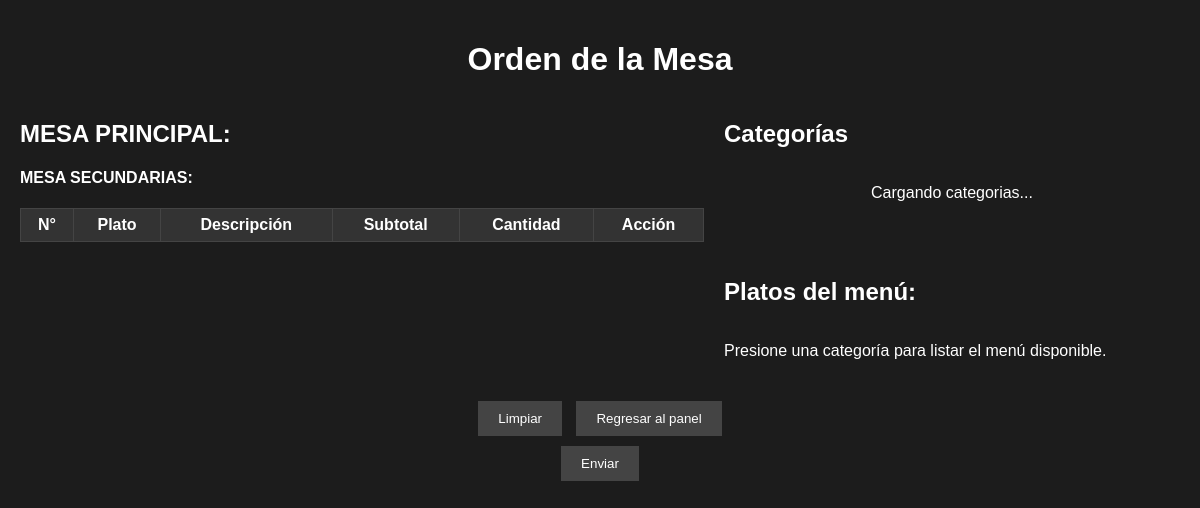
Before: /src/ModuloServicio/UCgenerarPedidoPlato/indexOrdenMesa.php with the older database file.
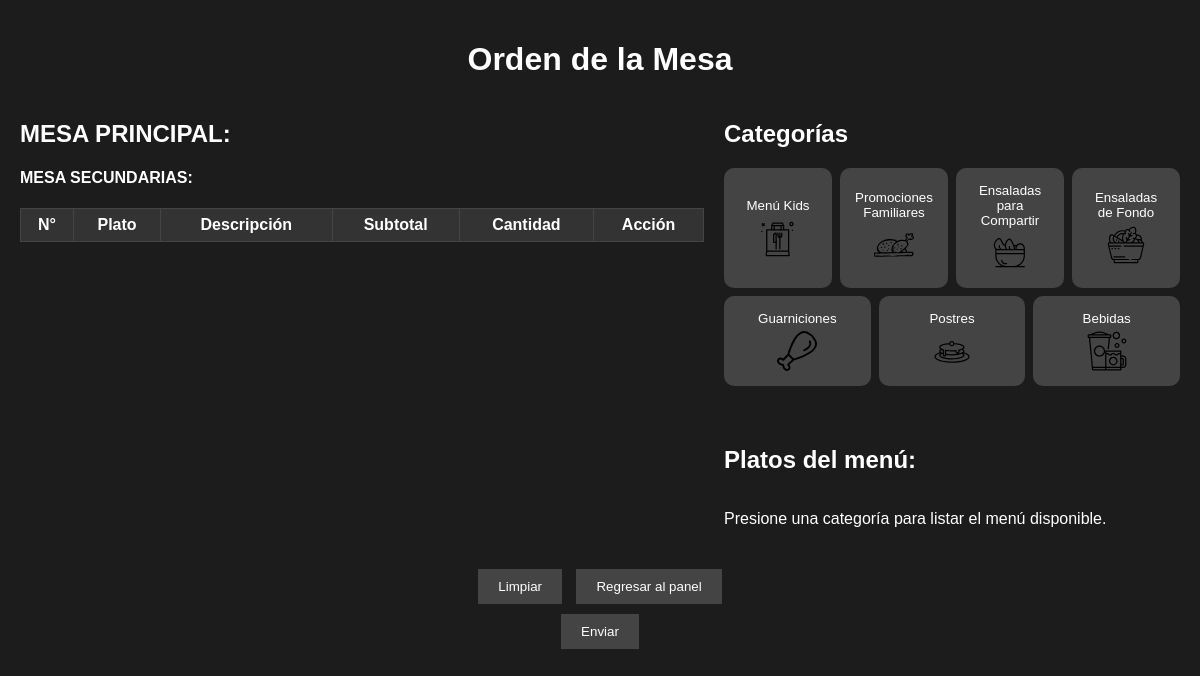
After: the same page with the newer database file.
### tables this page shows
CREATE TABLE `categorias` (
  `idTipoMenu` int NOT NULL AUTO_INCREMENT,
  `tipoNombre` varchar(50) NOT NULL,
  PRIMARY KEY (`idTipoMenu`)
);

### src/ModuloServicio/UCgenerarPedidoPlato/indexOrdenMesa.php (called while the page is built, shortened)
<?php
include_once($_SERVER['DOCUMENT_ROOT'] . '/src/ModuloServicio/UCgenerarPedidoPlato/ordenMesa.php');
include_once($_SERVER['DOCUMENT_ROOT'] . '/src/modelo/Categoria.php');
$idControl = $_GET['idControl'] ?? null;
$idMesa = $_GET['idMesa'] ?? null;
$idOrden = $_GET['orden'] ?? null;
$menu = null;
$ordenArray = null;
$arraySec = $_GET['mesasSecundarias'] ?? null;
$categoriaObject = new Categoria();
$categoria = $categoriaObject->obtenerCategoria();
$ordenMesaObject = new ordenMesa();
$ordenMesaObject->ordenMesaShow($categoria, $menu, $idControl, $idMesa, $ordenArray, $idOrden, $arraySec);

### src/modelo/conexion.php (called while the page is built, shortened)
<?php
class Conexion
{
    private $host = "localhost";
    private $user = "root";
    private $password = "12345678";
    private $database = "bdrestaurante";
    private $conexion;
    public function conectar()
    {
        if ($this->conexion == null) {
            $this->conexion = mysqli_connect($this->host, $this->user, $this->password, $this->database);
        }
        return $this->conexion;
    }
    public function desconectar()
    {
        if ($this->conexion != null) {
            $this->conexion = null;
        }
    }
}

### src/modelo/Categoria.php (called while the page is built, shortened)
<?php
require_once("conexion.php");
class Categoria extends conexion
{
    public function obtenerCategoria()
    {
        $sql = "SELECT * FROM categorias";
        $respuesta = $this->conectar()->query($sql);
        if ($respuesta->num_rows == 0) {
            return null;
        }
        return $respuesta;
    }
}
?>

### src/ModuloServicio/UCgenerarPedidoPlato/ordenMesa.php (the view, shortened to what this page needs)
<?php
class ordenMesa
{
    function ordenMesaShow($categoria = null, $menu = null, $idControl = null, $idMesa = null, $orden = null, $idOrden = null, $arraySec = null)
    {
?>
        <!DOCTYPE html>
        <html lang="es">
        <head>
            <link rel="stylesheet" href="/src/assets/ordenMesa.css">
            <link href="https://cdn.jsdelivr.net/npm/sweetalert2@11.7.0/dist/sweetalert2.min.css" rel="stylesheet">
        </head>
        <body>
            <div class="container" id="content">
                <header class="header">
                    <h1>Orden de la Mesa</h1>
                </header>
                <section class="content">
                    <div class="table-section">
                        <h2>MESA PRINCIPAL: <?= $idMesa ?></h2>
                        <h4>MESA SECUNDARIAS: <?= $arraySec ?></h4>
                        <table class="order-table">
                            <thead>
                                <tr>
                                    <th>N°</th>
                                    <th>Plato</th>
                                    <th>Descripción</th>
                                    <th>Subtotal</th>
                                    <th>Cantidad</th>
                                    <th>Acción</th>
                                </tr>
                            </thead>
                        </table>
                    </div>
                    <div class="menu-section">
                        <div class="categories-container">
                            <h2>Categorías</h2>
                            <div class="categories">
                                <?php if ($categoria) {
                                    foreach ($categoria as $cat) { ?>
                                        <button class="category-btn" onclick="guardarComanda();cambiarCategoria(<?= $cat['idTipoMenu'] ?>, '<?= $idControl ?>', '<?= $idMesa ?>', '<?= $idOrden ?>')">
                                            <div class="category-content">
                                                <span class="category-name"><?= htmlspecialchars($cat['tipoNombre']) ?></span>
                                                <img src="/src/assets/images/categoria<?= $cat['idTipoMenu'] ?>.svg" alt="Ícono de <?= htmlspecialchars($cat['tipoNombre']) ?>" class="category-icon">
                                            </div>
                                        </button>
                                    <?php }
                                } else { ?>
                                    <p>Cargando categorias...</p>
                                <?php } ?>
                            </div>
                        </div>
                        <div class="menu-container">
                            <h2>Platos del menú:</h2>
                                <?php if ($menu) {
                                    foreach ($menu as $item) { ?>
                                        <button class="menu-item" onclick="agregarAComanda(<?= $item['idItem'] ?>, '<?= htmlspecialchars($item['nombre']) ?>', '<?= htmlspecialchars($item['descripcion']) ?>', <?= $item['precio'] ?>)">
                                            <span><?= htmlspecialchars($item['nombre']) ?></span>
                                        </button>
                                    <?php }
                                } else { ?>
                            <p>Presione una categoría para listar el menú disponible.</p>
                        <?php } ?>
                        </div>
                    </div>
                </section>
                <footer class="footer">
                    <button class="action-btn" onclick="limpiarComanda()">Limpiar</button>
                    <button class="action-btn" onclick="regresarApanel()">Regresar al panel</button>
                    <form action="getPedidos.php" method="POST" onsubmit="prepararComanda()">
                        <button class="action-btn" name="btnEnviar" value="EnviarOrden">Enviar</button>
                    </form>
                </footer>
            </div>
        </body>
        </html>
<?php
    }
}
?>

### src/assets/ordenMesa.css (style rules this page uses)
body { margin: 0; font-family: Arial, sans-serif; background-color: #1c1c1c; color: white; }
.container { max-width: 1320px; margin: 0 auto; padding: 20px; }
.header { text-align: center; margin-bottom: 20px; }
.content { display: flex; justify-content: space-between; gap: 20px; max-height: 80vh; }
.table-section { flex: 3; max-height: 600px; overflow: hidden; cursor: grab; }
.order-table { width: 100%; border-collapse: collapse; margin-top: 10px; overflow: hidden; }
.menu-section { flex: 2; }
.order-table { width: 100%; border-collapse: collapse; margin-top: 10px; }
.order-table th, .order-table td { border: 1px solid #444; padding: 7px; text-align: center; }
.order-table th { background-color: #333; }
.categories { display: flex; flex-wrap: wrap; gap: 8px; margin-top: 20px; justify-content: center; }
.categories-container { margin-bottom: 60px; }
.category-content { text-align: center; }
.category-name { display: block; margin-bottom: 5px; }
.category-icon { width: 100%; height: 100%; object-fit: contain; width: 40px; height: 40px; display: block; margin: 0 auto; }
.category-btn { flex: 1 1 calc(25% - 20px); max-width: 200px; background-color: #444; color: white; border: none; border-radius: 10px; padding: 15px; text-align: center; cursor: pointer; transition: background-color 0.3s ease, transform 0.2s ease; }
.footer { text-align: center; margin-top: 20px; }
.action-btn { background-color: #444; color: white; border: none; padding: 10px 20px; margin: 5px; cursor: pointer; }

Changed rows visible on the page:
added categorias: tipoNombre "Menú Kids", shows a picture
added categorias: tipoNombre "Promociones Familiares", shows a picture
added categorias: tipoNombre "Ensaladas para Compartir", shows a picture
added categorias: tipoNombre "Ensaladas de Fondo", shows a picture
added categorias: tipoNombre "Guarniciones", shows a picture
added categorias: tipoNombre "Postres", shows a picture
added categorias: tipoNombre "Bebidas", shows a picture
Other visible differences:
text no longer shown: "Cargando categorias..."
